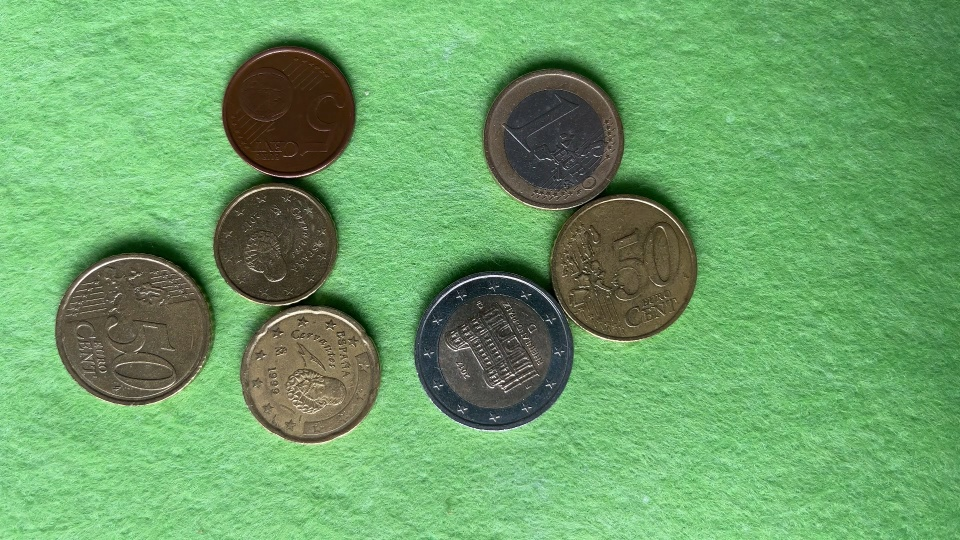
#> input picture projects/money_counter/imagen_test.jpg, 960 x 540 px, given in place of video_3.avi, which was not available
$ python video_en_movimiento.py
#> lines starting #> are read from the running program, lines starting #| are printed output that depends on the picture; pictures that were not available may be replaced by others from this repository, and a replacement may not be noted

import cv2
import numpy as np

# Path to the video file (replace 'video.mp4' with your video file path)
video_path = '00_data/video_3.avi'

# Open the video
cap = cv2.VideoCapture(video_path)

fps = cap.get(cv2.CAP_PROP_FPS)
msecs = int(1000/fps)
# msecs = 1000
print(f"Frames por segundo (FPS): {fps}")

# Check if the video file was successfully opened
if not cap.isOpened():
    print("Error: Could not open the video.")
    exit()

prev_frame = None
threshold = .01

ret, frame = cap.read()
#> frame is the input picture: shape (540, 960, 3); mean B, G, R 103.8, 162.5, 107.9

width = int(cap.get(cv2.CAP_PROP_FRAME_WIDTH))
height = int(cap.get(cv2.CAP_PROP_FRAME_HEIGHT))
t_parado = 0
t_entra_script = 1
while True:
    # Read a frame
    ret, frame = cap.read()
    if frame is not None: working_f = frame.copy()

    # If the frame was not successfully read, break the loop
    if not ret:
        break

    working_f = cv2.resize(working_f, None, fx = .5, fy=.5)
    working_f = cv2.GaussianBlur(working_f,(11,11), 5)
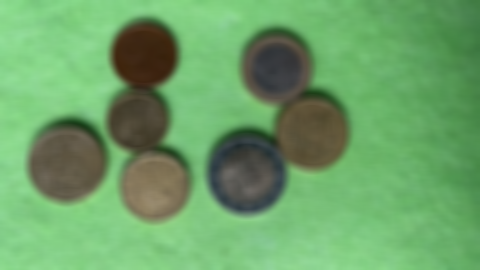
#> working_f: shape (270, 480, 3); mean B, G, R 103.9, 162.7, 108

    working_f = cv2.cvtColor(working_f, cv2.COLOR_BGR2GRAY)
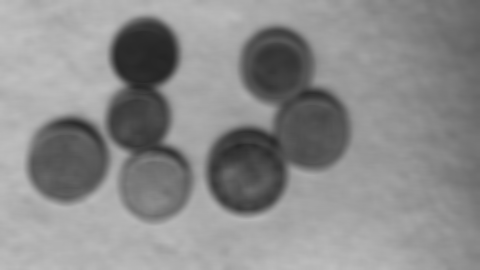
#> working_f: shape (270, 480); min 37, max 191, mean 139.6

    frame = working_f
    if prev_frame is not None:
        diff = cv2.absdiff(prev_frame, working_f)
        mean_diff = np.mean(diff) / 255

        if mean_diff > threshold:
            cv2.putText(frame, 'En movimiento o algo', (100, 50), 0, 1, (255, 0, 0), 3) # (image, text, bottom_right, font, font_scale, color, thickness)
            t_parado = 0
        else:
            t_parado += msecs/1000
            if t_parado > t_entra_script:
                cv2.putText(frame, 'aqui entra', (100, 50), 0, 1, (255, 0, 0), 3)
            else:
                cv2.putText(frame, 'En movimiento o algo', (100, 50), 0, 1, (255, 0, 0), 3) # (image, text, bottom_right, font, font_scale, color, thickness)


    cv2.imshow('Video modificado', frame)

    prev_frame = working_f

    # Press 'q' to exit the video early
    if cv2.waitKey(msecs) & 0xFF == ord('q'):
#> (key q is pressed here)
        break

# Release the video capture object and close the display window
cap.release()
cv2.destroyAllWindows()
